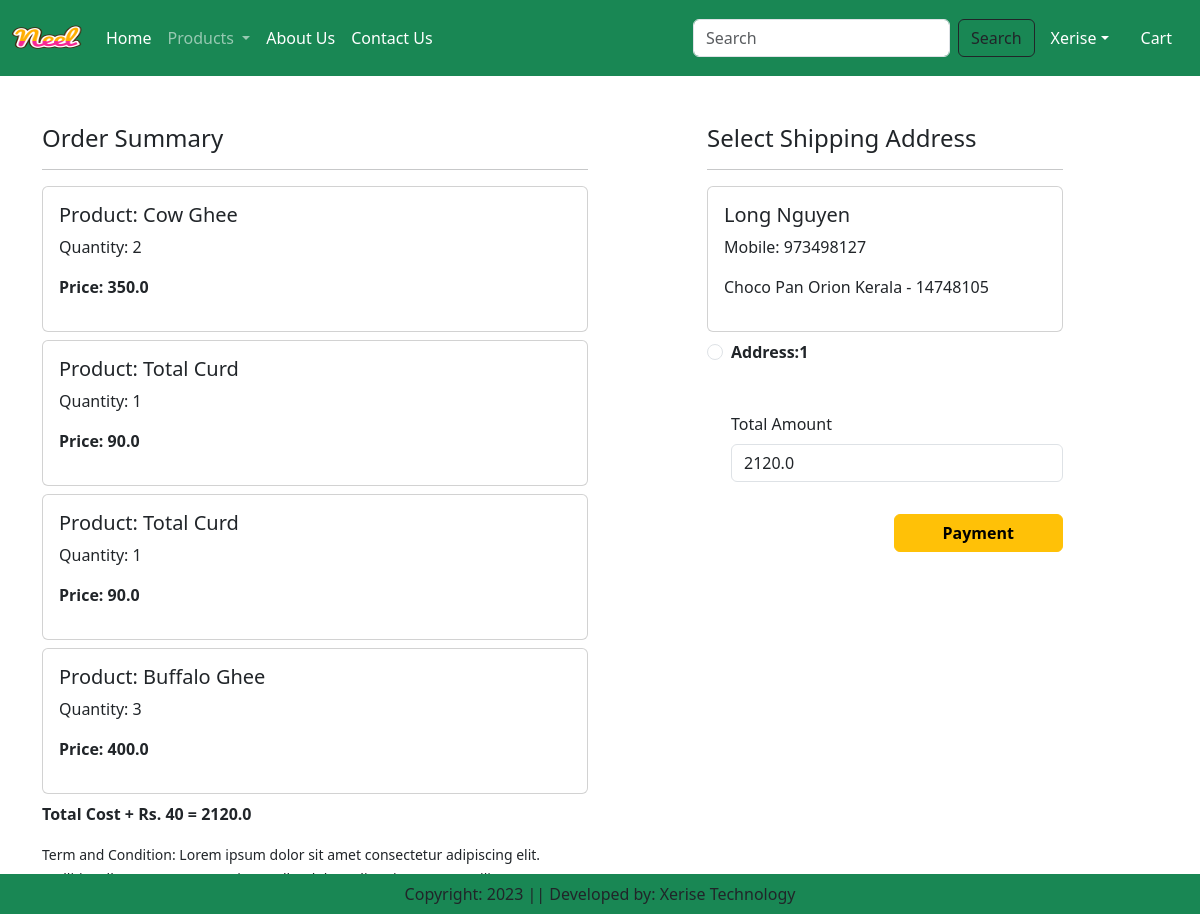
Screenshot of /checkout/ (signed in) with the database file from the repository.
### app/models.py (models this page shows, shortened)
class Cart(models.Model):
    user = models.ForeignKey(User, on_delete=models.CASCADE)
    product = models.ForeignKey(Product, on_delete=models.CASCADE)
    quantity = models.PositiveIntegerField(default=1)

class Product(models.Model):
    title = models.CharField(max_length=100)
    selling_price = models.FloatField()
    discounted_price = models.FloatField()
    description = models.TextField()
    composition = models.TextField()
    prodapp = models.TextField(default='')
    category = models.CharField(choices=CATEGORY_CHOICES, max_length=2)
    product_image = models.ImageField(upload_to='product')

class Customer(models.Model):
    user = models.ForeignKey(User, on_delete=models.CASCADE)
    name = models.CharField(max_length=200)
    locality = models.CharField(max_length=200)
    city = models.CharField(max_length=50)
    mobile = models.IntegerField(default=0)
    zipcode = models.IntegerField()
    state = models.CharField(choices=STATE_CHOICES, max_length=100)

### app/views.py (the view)
# urls.py: path('checkout/', views.checkout.as_view(), name='checkout'),
@method_decorator(login_required, name='dispatch')
class checkout(View):
    def get(self, request):
        totalitem = 0
        if request.user.is_authenticated:
            totalitem = len(Cart.objects.filter(user=request.user))
        user = request.user
        add = Customer.objects.filter(user=user)
        cart_items = Cart.objects.filter(user=user)
        famount = 0
        for p in cart_items:
            value = p.quantity * p.product.discounted_price
            famount = famount + value
        totalamount = famount + 40
        return render(request, 'app/checkout.html', locals())

### app/templates/app/checkout.html (shortened to what this page needs)
{% extends 'app/base.html' %}
{% load static %}
{% block main-content %}
<div class="container">
    <div class="row mt-5">
        <div class="col-sm-6">
            <h4>Order Summary</h4>
            <hr>
            {% for item in cart_items %}
                <div class="card mb-2">
                    <div class="card-body">
                        <h5>Product: {{item.product.title}}</h5>
                        <p>Quantity: {{item.quantity}}</p>
                        <p class="fw-bold">Price: {{item.product.discounted_price}}</p>
                    </div>
                </div>
            {% endfor %}
            <p class="fw-bold">Total Cost + Rs. 40 = {{totalamount}} </p>
            <small>Term and Condition: Lorem ipsum dolor sit amet consectetur adipiscing elit. Mollitia, ullam saepe! Iure optio repellat dolor velit, minus rem. Facilis cumque neque numquam laboriosam, accusantium adipisci nisi nihil in et quis?</small>
        </div>
        <div class="col-sm-4 offset-sm-1">
            <h4>Select Shipping Address</h4>
            <hr>
            <form method="post" id="myform">
                {% for ad in add %}
                    <div class="card">
                        <div class="card-body">
                            <h5>{{ad.name}}</h5>
                            <p>Mobile: {{ad.mobile}}</p>
                            <p>{{ad.locality}} {{ad.city}} {{ad.state}} - {{ad.zipcode}}</p>
                        </div>
                    </div>
                    <div class="form-check mt-2 mb-5">
                        <input class="form-check-input" type="radio" name="custid" id="custadd{{forloop.counter}}" value={{ad.id}} />
                        <label class="form-check-label fw-bold" for="custadd{{forloop.counter}}">Address:{{forloop.counter}}</label>
                    </div>
                {% endfor %}
                <div class="form-check mb-3">
                    <label for="totamount" class="form-label">Total Amount</label>
                    <input type="number" class="form-control" id="totamount" name="totamount" value="{{totalamount}}" readonly>
                </div>
                <div class="text-end">
                    <a href="{% url 'paymentdone' %}" class="btn btn-warning mt-3 px-5 fw-bold">Payment</a>
                </div>
            </form>
        </div>
    </div>
</div>
{% endblock main-content %}

### rows the page displays
Cart: product "Cow Ghee", quantity "2", product.discounted_price "350.0"
Cart: product "Total Curd", quantity "1", product.discounted_price "90.0"
Cart: product "Total Curd", quantity "1", product.discounted_price "90.0"
Cart: product "Buffalo Ghee", quantity "3", product.discounted_price "400.0"
Customer: name "Long Nguyen", mobile "973498127", locality "Choco Pan", city "Orion", state "Kerala", zipcode "14748105"

### other values shown
{{ totalamount }} "2120.0"
